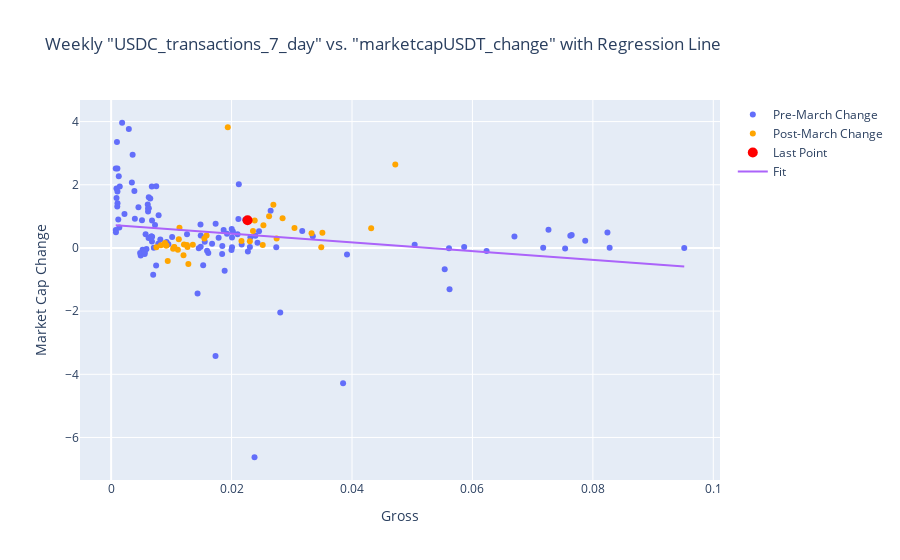

This figure's notebook cell:
### Code cell
import plotly.graph_objects as go

# Split the dataset into pre and post-March 2023
threshold_date = pd.to_datetime('2023-03-13')
pre_march = weekly_df[weekly_df.index < threshold_date]
post_march = weekly_df[weekly_df.index >= threshold_date]

# Fit a line to the points for the entire period
x = weekly_df['USDC_transactions_7_day']
y = weekly_df['marketcapUSDT_change']
coefficients = np.polyfit(x, y, 1)  # Fit a 1st degree polynomial (line) to the data
poly_line = np.poly1d(coefficients)
line_space = np.linspace(x.min(), x.max(), len(weekly_df))

# Create the scatter plot with a regression line
fig = go.Figure()

# Scatter plot of pre-March points (default color)
fig.add_trace(go.Scatter(
    x=pre_march['USDC_transactions_7_day'],
    y=pre_march['marketcapUSDT_change'],
    mode='markers',
    name='Pre-March Change',
    text=pre_march.index,
    hoverinfo='text+x+y'
))

# Scatter plot of post-March points (orange color)
fig.add_trace(go.Scatter(
    x=post_march['USDC_transactions_7_day'],
    y=post_march['marketcapUSDT_change'],
    mode='markers',
    name='Post-March Change',
    text=post_march.index,
    hoverinfo='text+x+y',
    marker=dict(color='orange')
))

# Scatter plot with just the last point highlighted in red
fig.add_trace(go.Scatter(
    x=[x.iloc[-1]],
    y=[y.iloc[-1]],
    mode='markers',
    marker=dict(color='red', size=10),
    name='Last Point',
    text=[weekly_df.index[-1]],
    hoverinfo='text+x+y'
))

# Add the linear regression line
fig.add_trace(go.Scatter(
    x=line_space,
    y=poly_line(line_space),
    mode='lines',
    name='Fit'
))

# Customize the layout
fig.update_layout(
    title='Weekly "USDC_transactions_7_day" vs. "marketcapUSDT_change" with Regression Line',
    xaxis_title='Gross',
    yaxis_title='Market Cap Change',
)

# Show the plot
fig.show()
